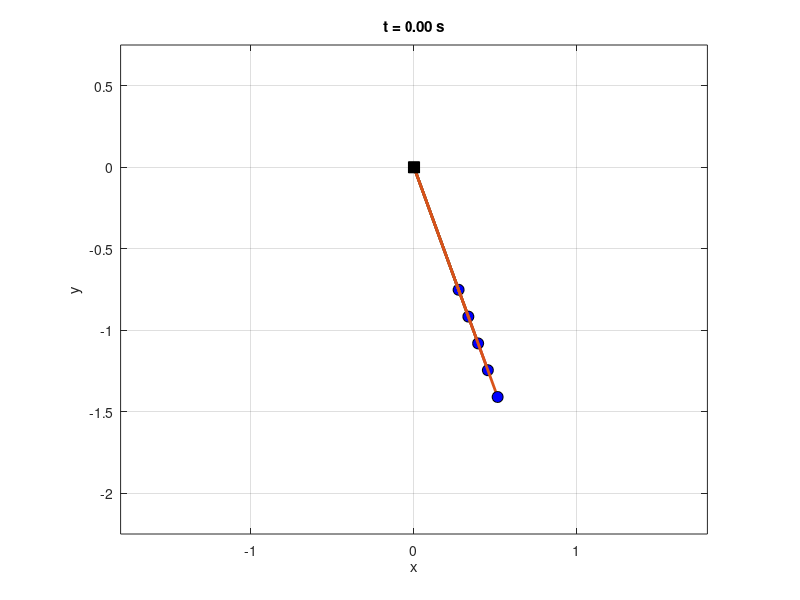

MATLAB code for this plot: (Note: this script raises an error after producing the figure.)
clear;
clc;
close all;

outputDir = fullfile(getenv('HOME'), 'UNI', 'MXB362', 'week5');

if ~exist(outputDir, 'dir')
    mkdir(outputDir);
end

gifFile = fullfile(outputDir, 'pendulum_animation.gif');

% Delete old GIF if it already exists
if exist(gifFile, 'file')
    delete(gifFile);
end

g = 9.81;              % gravity
N = 5;                 % number of pendulums
Lvals = linspace(0.8, 1.5, N);   % lengths of pendulums
alpha0 = deg2rad(20) * ones(N,1); % initial angle
omega0 = zeros(N,1);              % initial angular velocity
tspan = 0:0.03:10;                % times to evaluate

delayTime = 0.03;

solutions = cell(N,1);

for i = 1:N
    Li = Lvals(i);

    odefun = @(t,y) [y(2); -(g/Li)*y(1)];
    y0 = [alpha0(i); omega0(i)];

    [~, y] = ode45(odefun, tspan, y0);

    solutions{i} = y;
end

fig = figure('Name', 'Pendulum Animation', ...
    'Color', 'w', ...
    'Position', [100 100 900 700]);

ax = axes('Parent', fig);
hold(ax, 'on');
axis(ax, 'equal');
grid(ax, 'on');
box(ax, 'on');

xlim(ax, [-max(Lvals)*1.2, max(Lvals)*1.2]);
ylim(ax, [-max(Lvals)*1.5, max(Lvals)*0.5]);

xlabel(ax, 'x');
ylabel(ax, 'y');
title(ax, 'Pendulum animation');

for k = 1:length(tspan)

    cla(ax);
    hold(ax, 'on');
    axis(ax, 'equal');
    grid(ax, 'on');
    box(ax, 'on');

    xlim(ax, [-max(Lvals)*1.2, max(Lvals)*1.2]);
    ylim(ax, [-max(Lvals)*1.5, max(Lvals)*0.5]);

    for i = 1:N

        alpha = solutions{i}(k,1);

        xBob = Lvals(i) * sin(alpha);
        yBob = -Lvals(i) * cos(alpha);

        % Draw rod
        plot(ax, [0 xBob], [0 yBob], 'LineWidth', 2);

        % Draw bob
        plot(ax, xBob, yBob, 'o', ...
            'MarkerSize', 8, ...
            'MarkerFaceColor', 'b', ...
            'MarkerEdgeColor', 'k');
    end

    % Draw pivot
    plot(ax, 0, 0, 'ks', 'MarkerFaceColor', 'k', 'MarkerSize', 8);

    title(ax, sprintf('t = %.2f s', tspan(k)));

    drawnow;

    % Capture frame
    frame = getframe(fig);
    im = frame2im(frame);
    [imind, cmap] = rgb2ind(im, 256);

    % Write GIF
    if k == 1
        imwrite(imind, cmap, gifFile, 'gif', ...
            'LoopCount', Inf, ...
            'DelayTime', delayTime);
    else
        imwrite(imind, cmap, gifFile, 'gif', ...
            'WriteMode', 'append', ...
            'DelayTime', delayTime);
    end

    fprintf('Frame %d of %d complete\n', k, length(tspan));
end

fprintf('\nPendulum GIF created successfully:\n%s\n', gifFile);
